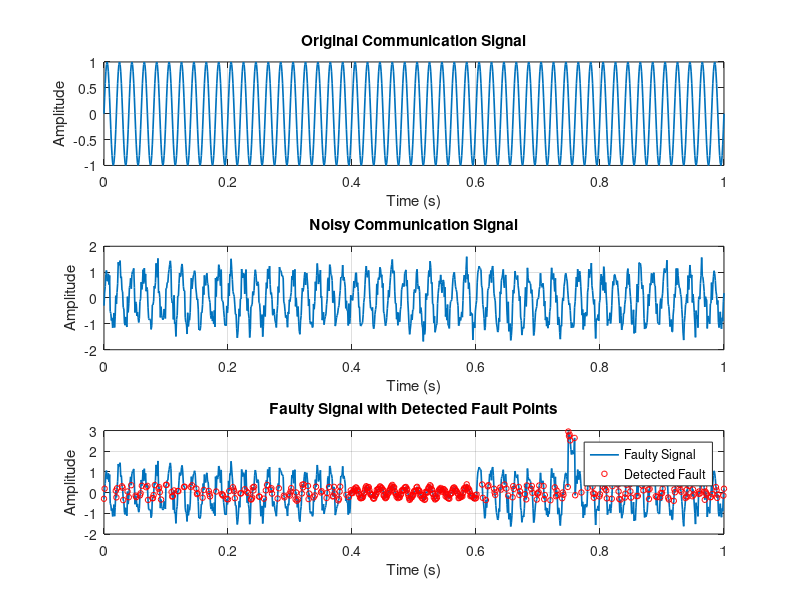
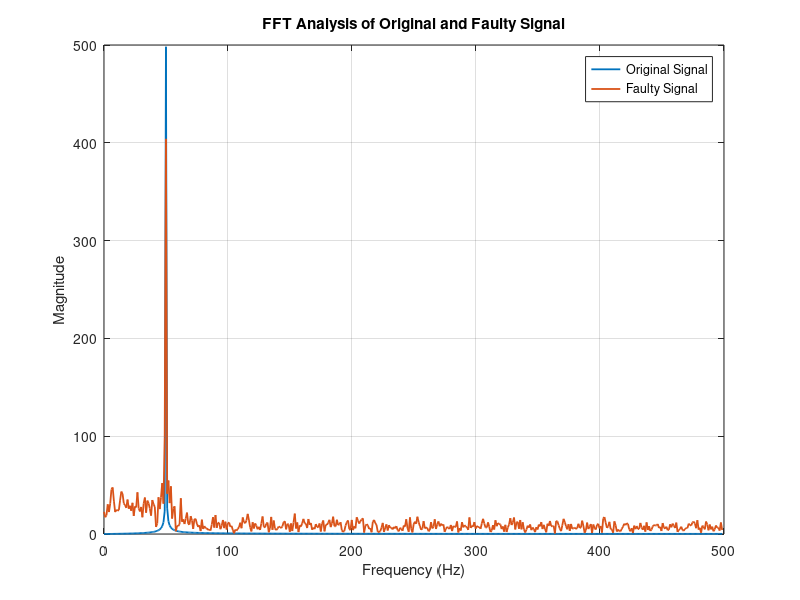

Reproduce these figures in MATLAB, in order. (Note: this script raises an error after producing the figures.)
clc;
clear;
close all;

% Signal Fault Detection in Communication System
% Real-life MATLAB Signal Processing Project

disp("Signal Fault Detection Project Started...");

%% Signal Parameters
fs = 1000;              % Sampling frequency
t = 0:1/fs:1;           % Time vector
fc = 50;                % Carrier frequency

%% Original Communication Signal
originalSignal = sin(2*pi*fc*t);

%% Add Noise
noise = 0.3 * randn(size(t));
noisySignal = originalSignal + noise;

%% Create Faulty Signal
faultySignal = noisySignal;

% Fault 1: Sudden amplitude drop
faultySignal(400:600) = faultySignal(400:600) * 0.25;

% Fault 2: Signal spike
faultySignal(750:760) = faultySignal(750:760) + 3;

%% Fault Detection
thresholdLow = 0.4;
thresholdHigh = 2.2;

faultIndex = abs(faultySignal) < thresholdLow | abs(faultySignal) > thresholdHigh;

%% Calculate Fault Percentage
faultPercentage = (sum(faultIndex) / length(faultySignal)) * 100;

fprintf("Detected Fault Percentage: %.2f%%\n", faultPercentage);

if faultPercentage > 10
    disp("System Status: Fault Detected");
else
    disp("System Status: Signal is Normal");
end

%% Frequency Analysis using FFT
N = length(faultySignal);
f = fs*(0:N-1)/N;

fftOriginal = abs(fft(originalSignal));
fftFaulty = abs(fft(faultySignal));

%% Plot Signals
figure("Name","Communication Signal Fault Detection","NumberTitle","off");

subplot(3,1,1);
plot(t, originalSignal, "LineWidth", 1.2);
grid on;
title("Original Communication Signal");
xlabel("Time (s)");
ylabel("Amplitude");

subplot(3,1,2);
plot(t, noisySignal, "LineWidth", 1.2);
grid on;
title("Noisy Communication Signal");
xlabel("Time (s)");
ylabel("Amplitude");

subplot(3,1,3);
plot(t, faultySignal, "LineWidth", 1.2);
hold on;
plot(t(faultIndex), faultySignal(faultIndex), "ro", "MarkerSize", 4);
grid on;
title("Faulty Signal with Detected Fault Points");
xlabel("Time (s)");
ylabel("Amplitude");
legend("Faulty Signal","Detected Fault");

%% FFT Plot
figure("Name","Frequency Domain Analysis","NumberTitle","off");

plot(f(1:N/2), fftOriginal(1:N/2), "LineWidth", 1.3);
hold on;
plot(f(1:N/2), fftFaulty(1:N/2), "LineWidth", 1.3);
grid on;
title("FFT Analysis of Original and Faulty Signal");
xlabel("Frequency (Hz)");
ylabel("Magnitude");
legend("Original Signal","Faulty Signal");

%% Save Result
resultTable = table(t', originalSignal', noisySignal', faultySignal', faultIndex', ...
    'VariableNames', {'Time','OriginalSignal','NoisySignal','FaultySignal','FaultDetected'});

writetable(resultTable, "signal_fault_detection_output.csv");

disp("Analysis Completed. Output saved as signal_fault_detection_output.csv");
